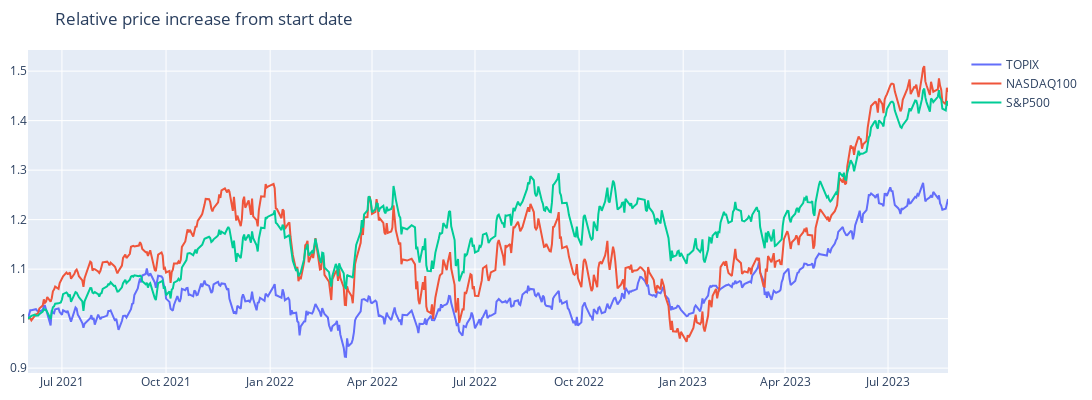

The notebook cell this image was saved under:
### Markdown cell above
# Build unified data structure

Combine historical price data and trading data. Dictionary of dataframes with keys as asset names

### Code cell
df_hist_all = pd.read_csv('df_hist_all.csv', parse_dates=True)
df_hist_all['date'] = pd.to_datetime(df_hist_all['date'])
df_hist_all.index = df_hist_all['date']

# trim the data from a start date
df_hist_all = df_hist_all['2021-6-1':]

# extract df_hist_all according to asset name and put them into a dictionary
dict_assets = {}

for asset in assets:
    df_asset = pd.DataFrame(df_hist_all.loc[:,asset]) 
    df_asset.rename(columns={asset:'market price'}, inplace=True)

    # merge historical price and trading data
    df_asset = df_asset.merge(df_trades[df_trades['name']==asset], how='left', left_index=True, right_index=True)
    dict_assets[asset] = df_asset.drop(['name'], axis=1)


mlayout['title'] = 'Relative price increase from start date'
mlayout['width'] = 1200
fig = go.Figure(layout=mlayout)

for name, df_asset in dict_assets.items():
    starting_price = df_asset.loc[df_asset['market price'].first_valid_index(), 'market price']
    fig.add_trace(go.Scatter(x=df_asset.index, y=df_asset['market price']/starting_price, name=name))   

# save figure as png
fig.write_image("relative_price_increase.png", scale=2)
fig.write_html("relative_price_increase.html")
fig.show()

### Figure 1 — Plotly figure (JSON) as saved in the notebook; plotly's stock layout.template omitted (floating-point values rounded to 4 significant figures; data arrays with more than 128 entries replaced by an {"elided": "..."} marker saying what was removed)
{"data": [{"name": "TOPIX", "type": "scatter", "x": {"elided": "548 str values"}, "y": {"elided": "548 float values"}}, {"name": "NASDAQ100", "type": "scatter", "x": {"elided": "548 str values"}, "y": {"elided": "548 float values"}}, {"name": "S&P500", "type": "scatter", "x": {"elided": "548 str values"}, "y": {"elided": "548 float values"}}], "layout": {"height": 400, "margin": {"b": 10, "l": 10, "r": 10, "t": 50}, "title": {"text": "Relative price increase from start date"}, "width": 1200}}
